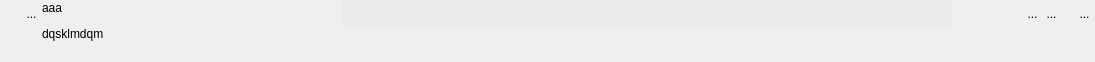
<?xml version="1.0" encoding="UTF-8"?>
<ui version="4.0">
 <class>WidgetSimpSalome</class>
 <widget class="QWidget" name="WidgetSimpSalome">
  <property name="geometry">
   <rect>
    <x>0</x>
    <y>0</y>
    <width>1095</width>
    <height>62</height>
   </rect>
  </property>
  <property name="sizePolicy">
   <sizepolicy hsizetype="Preferred" vsizetype="Minimum">
    <horstretch>0</horstretch>
    <verstretch>0</verstretch>
   </sizepolicy>
  </property>
  <property name="minimumSize">
   <size>
    <width>0</width>
    <height>0</height>
   </size>
  </property>
  <property name="windowTitle">
   <string>Form</string>
  </property>
  <layout class="QHBoxLayout" name="horizontalLayout_4">
   <property name="spacing">
    <number>0</number>
   </property>
   <property name="leftMargin">
    <number>0</number>
   </property>
   <property name="topMargin">
    <number>1</number>
   </property>
   <property name="rightMargin">
    <number>0</number>
   </property>
   <property name="bottomMargin">
    <number>1</number>
   </property>
   <item>
    <layout class="QVBoxLayout" name="verticalLayout">
     <item>
      <layout class="QHBoxLayout" name="horizontalLayout">
       <property name="spacing">
        <number>0</number>
       </property>
       <item>
        <spacer name="horizontalSpacer_3">
         <property name="orientation">
          <enum>Qt::Horizontal</enum>
         </property>
         <property name="sizeType">
          <enum>QSizePolicy::Fixed</enum>
         </property>
         <property name="sizeHint" stdset="0">
          <size>
           <width>21</width>
           <height>20</height>
          </size>
         </property>
        </spacer>
       </item>
       <item>
        <widget class="MonBoutonValide" name="RBValide">
         <property name="minimumSize">
          <size>
           <width>21</width>
           <height>25</height>
          </size>
         </property>
         <property name="maximumSize">
          <size>
           <width>21</width>
           <height>25</height>
          </size>
         </property>
         <property name="toolTip">
          <string>Affiche le rapport de validité du mot-clef</string>
         </property>
         <property name="styleSheet">
          <string notr="true">border : 0px</string>
         </property>
         <property name="text">
          <string>...</string>
         </property>
         <property name="icon">
          <iconset>
           <normaloff>../Editeur/icons/ast-green-ball.png</normaloff>../Editeur/icons/ast-green-ball.png</iconset>
         </property>
         <property name="iconSize">
          <size>
           <width>25</width>
           <height>25</height>
          </size>
         </property>
        </widget>
       </item>
      </layout>
     </item>
     <item>
      <spacer name="verticalSpacer">
       <property name="orientation">
        <enum>Qt::Vertical</enum>
       </property>
       <property name="sizeHint" stdset="0">
        <size>
         <width>20</width>
         <height>5</height>
        </size>
       </property>
      </spacer>
     </item>
    </layout>
   </item>
   <item>
    <widget class="MonLabelClic" name="label">
     <property name="sizePolicy">
      <sizepolicy hsizetype="Fixed" vsizetype="Preferred">
       <horstretch>0</horstretch>
       <verstretch>0</verstretch>
      </sizepolicy>
     </property>
     <property name="minimumSize">
      <size>
       <width>300</width>
       <height>25</height>
      </size>
     </property>
     <property name="maximumSize">
      <size>
       <width>178</width>
       <height>16777215</height>
      </size>
     </property>
     <property name="frameShape">
      <enum>QFrame::NoFrame</enum>
     </property>
     <property name="text">
      <string>&lt;html&gt;&lt;head/&gt;&lt;body&gt;&lt;p&gt;aaa&lt;/p&gt;&lt;p&gt;dqsklmdqm&lt;/p&gt;&lt;/body&gt;&lt;/html&gt;</string>
     </property>
     <property name="scaledContents">
      <bool>false</bool>
     </property>
     <property name="alignment">
      <set>Qt::AlignLeading|Qt::AlignLeft|Qt::AlignTop</set>
     </property>
    </widget>
   </item>
   <item>
    <layout class="QVBoxLayout" name="verticalLayout_2">
     <item>
      <layout class="QHBoxLayout" name="horizontalLayout_3">
       <item>
        <widget class="QLineEdit" name="lineEditVal">
         <property name="sizePolicy">
          <sizepolicy hsizetype="Preferred" vsizetype="Fixed">
           <horstretch>1</horstretch>
           <verstretch>0</verstretch>
          </sizepolicy>
         </property>
         <property name="minimumSize">
          <size>
           <width>0</width>
           <height>25</height>
          </size>
         </property>
         <property name="maximumSize">
          <size>
           <width>805</width>
           <height>16777215</height>
          </size>
         </property>
         <property name="styleSheet">
          <string notr="true">background:rgb(235,235,235);
border:0px;</string>
         </property>
        </widget>
       </item>
       <item>
        <spacer name="horizontalSpacer_2">
         <property name="orientation">
          <enum>Qt::Horizontal</enum>
         </property>
         <property name="sizeType">
          <enum>QSizePolicy::MinimumExpanding</enum>
         </property>
         <property name="sizeHint" stdset="0">
          <size>
           <width>71</width>
           <height>20</height>
          </size>
         </property>
        </spacer>
       </item>
       <item>
        <layout class="QHBoxLayout" name="horizontalLayout_2">
         <property name="spacing">
          <number>0</number>
         </property>
         <property name="sizeConstraint">
          <enum>QLayout::SetFixedSize</enum>
         </property>
         <item>
          <widget class="QToolButton" name="RBSalome">
           <property name="sizePolicy">
            <sizepolicy hsizetype="Fixed" vsizetype="Fixed">
             <horstretch>0</horstretch>
             <verstretch>0</verstretch>
            </sizepolicy>
           </property>
           <property name="maximumSize">
            <size>
             <width>25</width>
             <height>25</height>
            </size>
           </property>
           <property name="toolTip">
            <string>affiche l'explorateur de fichier</string>
           </property>
           <property name="styleSheet">
            <string notr="true">border : 0px</string>
           </property>
           <property name="text">
            <string>...</string>
           </property>
           <property name="icon">
            <iconset>
             <normaloff>../Editeur/icons/flecheSalome.png</normaloff>../Editeur/icons/flecheSalome.png</iconset>
           </property>
           <property name="iconSize">
            <size>
             <width>25</width>
             <height>25</height>
            </size>
           </property>
          </widget>
         </item>
         <item>
          <widget class="QToolButton" name="RBSalomeVue">
           <property name="maximumSize">
            <size>
             <width>25</width>
             <height>25</height>
            </size>
           </property>
           <property name="toolTip">
            <string>ouvre le fichier choisi</string>
           </property>
           <property name="styleSheet">
            <string notr="true">border:0px</string>
           </property>
           <property name="text">
            <string>...</string>
           </property>
           <property name="icon">
            <iconset>
             <normaloff>../Editeur/icons/eye.png</normaloff>../Editeur/icons/eye.png</iconset>
           </property>
           <property name="iconSize">
            <size>
             <width>25</width>
             <height>25</height>
            </size>
           </property>
          </widget>
         </item>
         <item>
          <spacer name="horizontalSpacer_4">
           <property name="orientation">
            <enum>Qt::Horizontal</enum>
           </property>
           <property name="sizeType">
            <enum>QSizePolicy::Fixed</enum>
           </property>
           <property name="sizeHint" stdset="0">
            <size>
             <width>13</width>
             <height>20</height>
            </size>
           </property>
          </spacer>
         </item>
         <item>
          <widget class="QToolButton" name="RBPoubelle">
           <property name="sizePolicy">
            <sizepolicy hsizetype="Fixed" vsizetype="Fixed">
             <horstretch>0</horstretch>
             <verstretch>0</verstretch>
            </sizepolicy>
           </property>
           <property name="minimumSize">
            <size>
             <width>21</width>
             <height>25</height>
            </size>
           </property>
           <property name="maximumSize">
            <size>
             <width>21</width>
             <height>25</height>
            </size>
           </property>
           <property name="toolTip">
            <string>Détruit le mot-clef</string>
           </property>
           <property name="styleSheet">
            <string notr="true">border : 0px</string>
           </property>
           <property name="text">
            <string>...</string>
           </property>
           <property name="icon">
            <iconset>
             <normaloff>../Editeur/icons/deleteRond.png</normaloff>../Editeur/icons/deleteRond.png</iconset>
           </property>
           <property name="iconSize">
            <size>
             <width>21</width>
             <height>25</height>
            </size>
           </property>
          </widget>
         </item>
        </layout>
       </item>
      </layout>
     </item>
     <item>
      <spacer name="verticalSpacer_2">
       <property name="orientation">
        <enum>Qt::Vertical</enum>
       </property>
       <property name="sizeType">
        <enum>QSizePolicy::Expanding</enum>
       </property>
       <property name="sizeHint" stdset="0">
        <size>
         <width>20</width>
         <height>5</height>
        </size>
       </property>
      </spacer>
     </item>
    </layout>
   </item>
  </layout>
 </widget>
 <customwidgets>
  <customwidget>
   <class>MonBoutonValide</class>
   <extends>QToolButton</extends>
   <header>InterfaceGUI.QT5.monBoutonValide.h</header>
  </customwidget>
  <customwidget>
   <class>MonLabelClic</class>
   <extends>QLabel</extends>
   <header>InterfaceGUI.QT5.monLabelClic.h</header>
  </customwidget>
 </customwidgets>
 <tabstops>
  <tabstop>lineEditVal</tabstop>
  <tabstop>RBSalome</tabstop>
  <tabstop>RBSalomeVue</tabstop>
  <tabstop>RBPoubelle</tabstop>
  <tabstop>RBValide</tabstop>
 </tabstops>
 <resources/>
 <connections/>
</ui>
